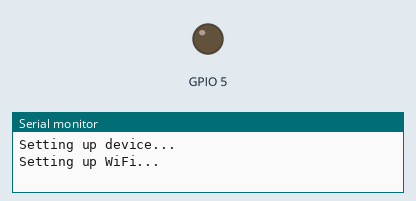
Bench run of a sketch on a simulated ESP32. On the bench: output pins drawn as LEDs (lit = HIGH), the last lines printed to the serial monitor. WiFi joins after 1.5 s; servers stay silent unless stated; the local clock reads 2024-03-15 10:24:30 at power-on unless the sketch sets it; web services answer with replies made up by the test bench.

Above: at 0.1 s.
At 2.3 s:
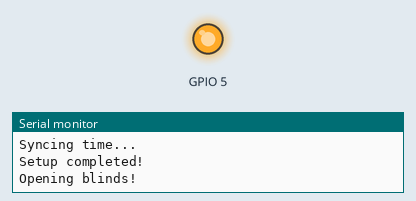
Timing chart, 0 to 6.7 s (numbered marks = the images above):
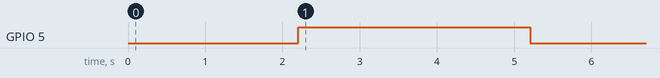

The sketch:

AutomatedBlinds.ino
```cpp
#include <Time.h>
#include <TimeLib.h>
#include <WiFi.h>
#include <HTTPClient.h>
#include <ArduinoJson.h>

HTTPClient http;
int httpCode = -1;
int i = 0;
tmElements_t tmSet;
bool successfulSetup = true;
bool areBlindsOpen = false;

const char* ssid = "SSID HERE";
const char* password = "PASSWORD HERE";

DynamicJsonDocument jsonDoc(1024);

void setup() {
  Serial.begin(115200);
  Serial.println("Setting up device...");

  setupWifi();
  pinMode(5, OUTPUT);

  // This will automatically pull the time and ensure it is synced every 5 seconds.
  setSyncProvider(setCurrentTimeFromAPI);
  setSyncInterval(5);

  Serial.println("Setup completed!");
}

time_t setCurrentTimeFromAPI() {
  Serial.println("Syncing time...");

  // World Time API will return a JSON response with the regions current time.
  // More information: http://worldtimeapi.org/

  // Make GET request to World Time API to get the current time for my region.
  http.begin("http://worldtimeapi.org/api/timezone/America/Indianapolis");
  httpCode = http.GET();

  // If the GET request failed.
  if (httpCode <= 0) {
    Serial.println("Error in making GET request!");
    return NULL;
  }

  // This will turn the JSON response into usable data for us.
  deserializeJson(jsonDoc, http.getString());

  // This will get the "datetime" string from World Time's response.
  const char* dateTimeChars = jsonDoc["datetime"];
  String dateTimeString = String(dateTimeChars);

  // Set the elements of a time object
  tmSet.Hour = dateTimeString.substring(11,13).toInt();
  tmSet.Minute = dateTimeString.substring(14,16).toInt();
  tmSet.Second = dateTimeString.substring(17,19).toInt();
  tmSet.Day = dateTimeString.substring(8,10).toInt();
  tmSet.Month = dateTimeString.substring(5,7).toInt();
  tmSet.Year = dateTimeString.substring(0,4).toInt();

  // Free up the http resources for other things.
  http.end();

  // Return the time object created by parsing the World Time API.
  return makeTime(tmSet);
}

void setupWifi() {
  Serial.println("Setting up WiFi...");
  int tries = 0;

  // Start the WiFi library with provided SSID and Password
  WiFi.begin(ssid, password);

  // Wait until th WiFi is connected or we have tried 10 times.
  while (WiFi.status() != WL_CONNECTED && tries < 11) {
    delay(2000);
    Serial.println("Connecting to WiFi...");
    tries++;
  }

  // If the WiFi connection fails, don't allow code in the loop to run.
  // Otherwise, setup is complete.
  if (WiFi.status() != WL_CONNECTED) {
    Serial.println("WiFi unable to connect!");
    successfulSetup = false;
  } else {
    Serial.println("WiFi connected successfully!");
    Serial.println(WiFi.localIP());
  }
}

void openBlinds() {
  // This code will need to be completed once an H-Bridge is acquired to control
  // the motor bi-directionally.
  Serial.println("Opening blinds!");
  digitalWrite(5, HIGH);
  delay(3000);
  digitalWrite(5, LOW);
  areBlindsOpen = true;
}

void closeBlinds() {
  // This code will need to be completed once an H-Bridge is acquired to control
  // the motor bi-directionally.
  Serial.println("Closing blinds!");
  areBlindsOpen = false;
}

void loop() {
  if (successfulSetup) {
    // Sync the time status if needed.
    timeStatus();
    // If the time is between 7:00 PM and 6:59 AM, close the blinds
    if ((hour(now()) > 18 || hour(now()) < 7) && areBlindsOpen) {
      closeBlinds();
    // If the time is between 7:00 AM and 6:59 PM, open the blinds
    } else if ((hour(now()) <= 18 && hour(now()) >= 7) && !areBlindsOpen) {
      openBlinds();
    }
  }

}
```

Measured:
- by itself, GPIO 5: LOW → HIGH at 2.2 s, → LOW 3.0 s later
